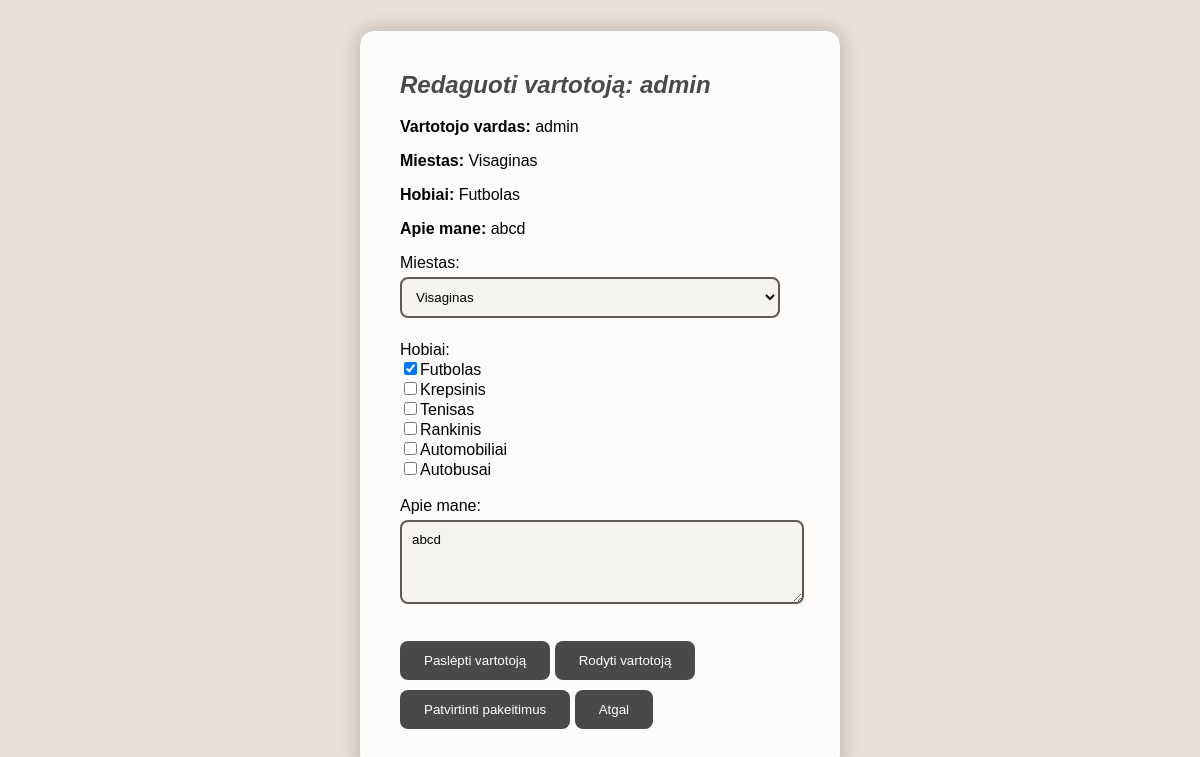
The page /edit_user.php?username=admin (signed in) on the database its author committed.
### tables this page shows
CREATE TABLE `person_info` (
  `person_id` int(10) NOT NULL,
  `person_city` text NOT NULL,
  `person_username` varchar(255) NOT NULL,
  `person_password_encrypt` varchar(255) NOT NULL,
  `person_about_me` varchar(255) NOT NULL,
  `hobby_id` int(11) NOT NULL,
  `person_hobbies` varchar(255) NOT NULL,
  `is_hidden` int(11) NOT NULL,
  `person_city_id` int(11) NOT NULL
);

CREATE TABLE `cities` (
  `city_id` int(11) NOT NULL,
  `city_name` varchar(255) NOT NULL
);

CREATE TABLE `hobbies` (
  `id` int(11) NOT NULL,
  `name` varchar(255) NOT NULL
);

### edit_user.php (the view, shortened to what this page needs)
<?php
if (isset($_GET['username'])) {
    $editUsername = $_GET['username'];
    $db = new Database();
    $conn = $db->getConnection();
    $sql = "SELECT person_info.*, cities.city_name
            FROM person_info
            LEFT JOIN cities ON person_info.person_city_id = cities.city_id
            WHERE person_username = ?";
    $stmt = $conn->prepare($sql);
    $stmt->bind_param("s", $editUsername);
    $stmt->execute();
    $result = $stmt->get_result();
    if ($result->num_rows == 1) {
        $user = $result->fetch_assoc();
        $hobbyIds = explode(',', $user['person_hobbies']);
        $hobbyNames = [];
        foreach ($hobbyIds as $hobbyId) {
            $hobbySql = "SELECT name FROM hobbies WHERE id = ?";
            $hobbyStmt = $conn->prepare($hobbySql);
            $hobbyStmt->bind_param("i", $hobbyId);
            $hobbyStmt->execute();
            $hobbyResult = $hobbyStmt->get_result();
            $hobbyRow = $hobbyResult->fetch_assoc();
            $hobbyNames[] = $hobbyRow['name'];
        }
?>
<!DOCTYPE html>
<html lang="en">
<head>
    <link rel="stylesheet" href="styles.css">
</head>
<body>
    <div class="container">
        <h2>Redaguoti vartotoją: <?php echo $editUsername; ?></h2>
        <p><strong>Vartotojo vardas:</strong> <?php echo $user['person_username']; ?></p>
        <p><strong>Miestas:</strong> <?php echo $user['city_name']; ?></p>
        <p><strong>Hobiai:</strong> <?php echo implode(', ', $hobbyNames); ?></p>
        <p><strong>Apie mane:</strong> <?php echo $user['person_about_me']; ?></p>
        <form action="edit_user.php?username=<?php echo $editUsername; ?>" method="post">
            <label for="city">Miestas:</label>
            <select id="city" name="city" required>
                <?php
                $citySql = "SELECT * FROM cities";
                $cityResult = $conn->query($citySql);
                while ($cityRow = $cityResult->fetch_assoc()) {
                    echo '<option value="' . $cityRow['city_id'] . '" ' . ($user['person_city_id'] == $cityRow['city_id'] ? 'selected' : '') . '>' . $cityRow['city_name'] . '</option>';
                }
                ?>
            </select><br><br>
            <label for="hobbies">Hobiai:</label><br>
            <?php
            $hobbySql = "SELECT * FROM hobbies";
            $result = $conn->query($hobbySql);
            while ($row = $result->fetch_assoc()) {
                $checked = in_array($row['id'], explode(',', $user['person_hobbies'])) ? 'checked' : '';
                echo '<input type="checkbox" id="hobby'.$row['id'].'" name="hobbies[]" value="'.$row['id'].'" '.$checked.'>';
                echo '<label for="hobby'.$row['id'].'">'.$row['name'].'</label><br>';
            }
            ?><br>
            <label for="about_me">Apie mane:</label><br>
            <textarea id="about_me" name="about_me" rows="4" cols="50"><?php echo $user['person_about_me']; ?></textarea><br><br>
            <input type="submit" name="hide" value="Paslėpti vartotoją">
            <input type="submit" name="unhide" value="Rodyti vartotoją">
            <input type="submit" value="Patvirtinti pakeitimus">
            <input type="button" value="Atgal" onclick="window.location.href='yourinfo.php';">
        </form>
    </div>
</body>
</html>
<?php
    }
}
?>

### styles.css (style rules this page uses)
body { font-family: Arial, sans-serif; background-color: #e8dfd5; margin: 0; padding: 0; display: flex; justify-content: center; align-items: center; height: 100vh; background-image: url('https://i.pinimg.com/originals/1b/45/63/1b456377a9dce67a7dc3630260aa7572.gif'); background-size: cover; background-repeat: no-repeat; }
.container { width: 400px; padding: 20px 40px; background-color: rgba(255, 255, 255, 0.9); border: 1px solid #ccc; border-radius: 15px; box-shadow: 0 0 20px rgba(0, 0, 0, 0.2); }
h2 { color: #4a4848; font-family: Arial, sans-serif; font-style: italic; }
form { margin-bottom: 20px; }
input[type="text"], input[type="password"], select, textarea { width: calc(100% - 20px); padding: 10px; margin: 5px 0px; border: 2px solid #615858; border-radius: 8px; font-family: Arial, sans-serif; background-color: #f5f3f0; }
input[type="submit"], input[type="button"] { width: auto; padding: 12px 24px; margin-top: 10px; background-color: #4a4848; color: #fff; border: none; border-radius: 8px; cursor: pointer; font-family: Arial, sans-serif; transition: background-color 0.3s ease; }

### rows shown on the page
person_info: person_username "admin", cities.city_name "Visaginas", person_about_me "abcd", city "Visaginas", about_me "abcd"
hobbies: name "Futbolas"
hobbies: name "Krepsinis"
hobbies: name "Tenisas"
hobbies: name "Rankinis"
hobbies: name "Automobiliai"
hobbies: name "Autobusai"

### other values the page prints
$editUsername "admin"
implode(', ', $hobbyNames) "Futbolas"
